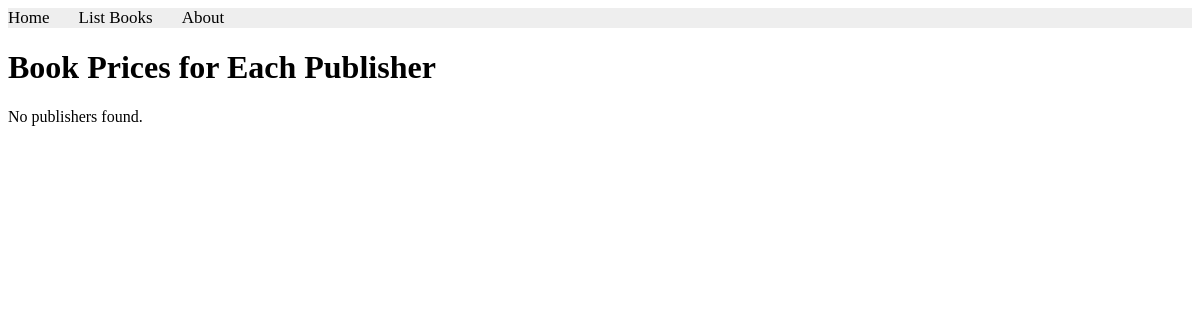
The app's page /books/lab9/task4, older data.
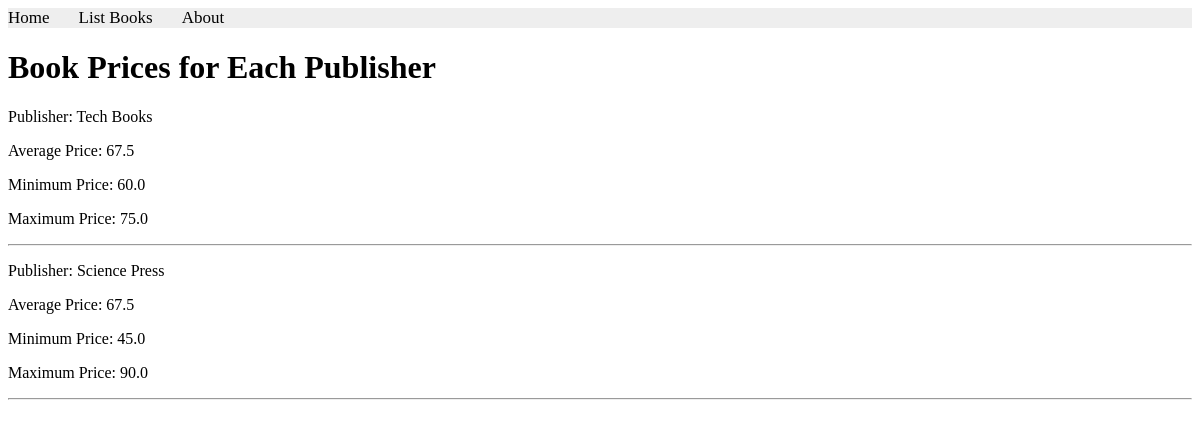
The same page, newer data.
### apps/bookmodule/models.py (models this page shows, shortened)
class Publisher(models.Model):
    name = models.CharField(max_length=200)
    location = models.CharField(max_length=300)

### apps/bookmodule/views.py (the view)
# urls.py: path('lab9/task4', views.lab9_task4, name='lab9_task4'),
def lab9_task4(request):
    publishers = Publisher.objects.annotate(
        average_price=Avg('book__price'),
        minimum_price=Min('book__price'),
        maximum_price=Max('book__price')
    )
    return render(
        request,
        'bookmodule/lab9_task4.html',
        {'publishers': publishers}
    )

### apps/templates/bookmodule/lab9_task4.html (shortened to what this page needs)
{% extends "layouts/base.html" %}
{% block content %}
<h1>Book Prices for Each Publisher</h1>
{% for publisher in publishers %}
    <p>Publisher: {{ publisher.name }}</p>
    <p>Average Price: {{ publisher.average_price|default:0 }}</p>
    <p>Minimum Price: {{ publisher.minimum_price|default:0 }}</p>
    <p>Maximum Price: {{ publisher.maximum_price|default:0 }}</p>
    <hr>
{% empty %}
    <p>No publishers found.</p>
{% endfor %}
{% endblock content %}

Row changes from the older to the newer data that the page shows:
added Publisher: name "Tech Books", average_price "67.5", minimum_price "60.0", maximum_price "75.0"
added Publisher: name "Science Press", average_price "67.5", minimum_price "45.0", maximum_price "90.0"
Text that changed along with them:
text no longer shown: "No publishers found."
